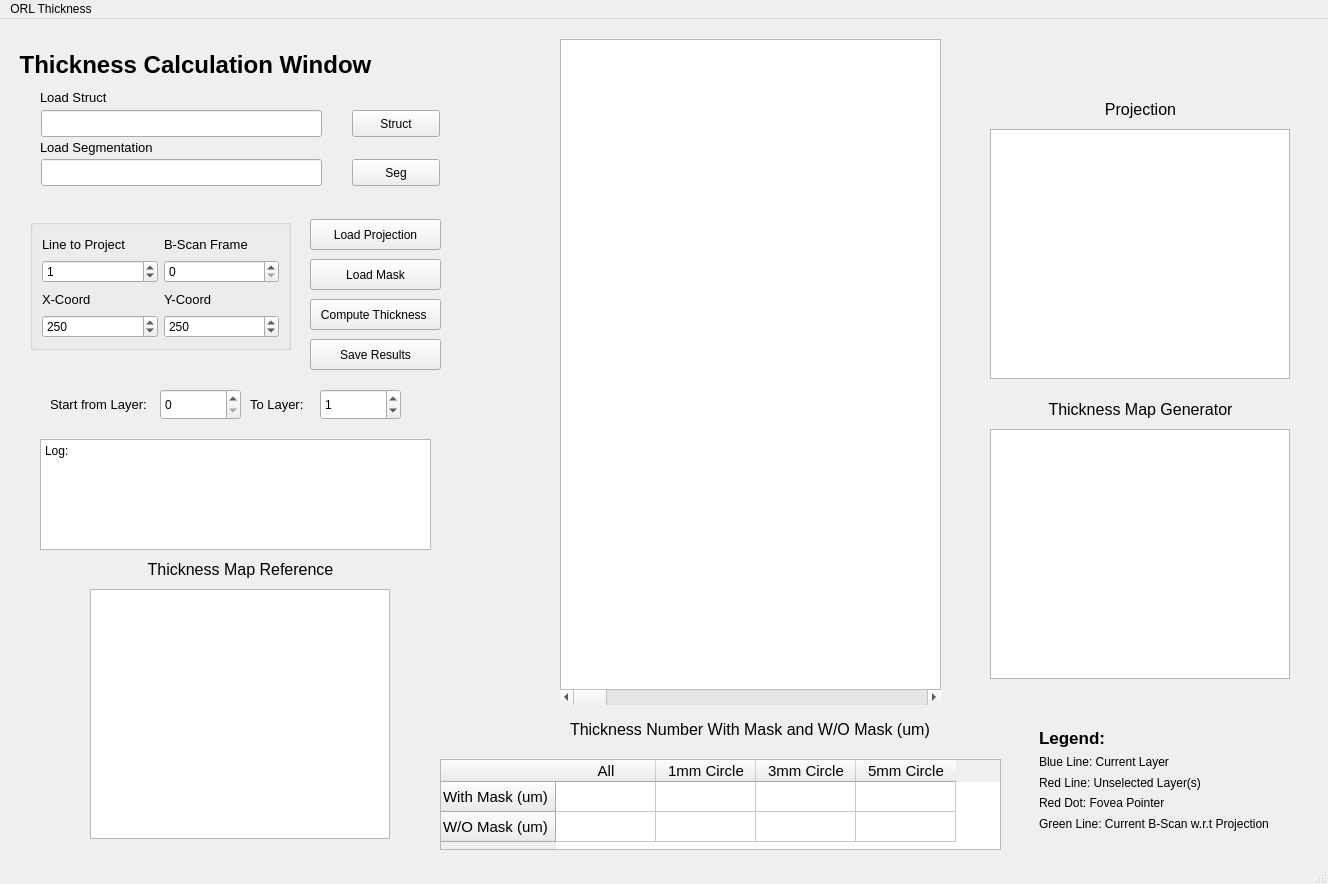
<?xml version="1.0" encoding="UTF-8"?>
<ui version="4.0">
 <class>MainWindow</class>
 <widget class="QMainWindow" name="MainWindow">
  <property name="geometry">
   <rect>
    <x>0</x>
    <y>0</y>
    <width>1328</width>
    <height>884</height>
   </rect>
  </property>
  <property name="windowTitle">
   <string>MainWindow</string>
  </property>
  <widget class="QWidget" name="centralwidget">
   <widget class="QGraphicsView" name="graphicsView_Bscan">
    <property name="geometry">
     <rect>
      <x>560</x>
      <y>20</y>
      <width>381</width>
      <height>651</height>
     </rect>
    </property>
   </widget>
   <widget class="QScrollBar" name="horizontalScrollBar">
    <property name="geometry">
     <rect>
      <x>560</x>
      <y>670</y>
      <width>381</width>
      <height>16</height>
     </rect>
    </property>
    <property name="orientation">
     <enum>Qt::Horizontal</enum>
    </property>
   </widget>
   <widget class="QGraphicsView" name="graphicsView_thicknessmap_wo_mask">
    <property name="geometry">
     <rect>
      <x>90</x>
      <y>570</y>
      <width>300</width>
      <height>250</height>
     </rect>
    </property>
   </widget>
   <widget class="QLabel" name="label">
    <property name="geometry">
     <rect>
      <x>90</x>
      <y>540</y>
      <width>301</width>
      <height>20</height>
     </rect>
    </property>
    <property name="font">
     <font>
      <pointsize>12</pointsize>
     </font>
    </property>
    <property name="text">
     <string>Thickness Map Reference</string>
    </property>
    <property name="alignment">
     <set>Qt::AlignCenter</set>
    </property>
   </widget>
   <widget class="QPushButton" name="pushButton_load_cdmask">
    <property name="geometry">
     <rect>
      <x>310</x>
      <y>240</y>
      <width>131</width>
      <height>31</height>
     </rect>
    </property>
    <property name="text">
     <string>Load Mask</string>
    </property>
   </widget>
   <widget class="QPlainTextEdit" name="plainTextEdit">
    <property name="geometry">
     <rect>
      <x>40</x>
      <y>420</y>
      <width>391</width>
      <height>111</height>
     </rect>
    </property>
    <property name="plainText">
     <string>Log:
</string>
    </property>
   </widget>
   <widget class="QLabel" name="label_2">
    <property name="geometry">
     <rect>
      <x>990</x>
      <y>380</y>
      <width>301</width>
      <height>20</height>
     </rect>
    </property>
    <property name="font">
     <font>
      <pointsize>12</pointsize>
     </font>
    </property>
    <property name="text">
     <string>Thickness Map Generator</string>
    </property>
    <property name="alignment">
     <set>Qt::AlignCenter</set>
    </property>
   </widget>
   <widget class="QGraphicsView" name="graphicsView_thicknessmap_w_mask">
    <property name="geometry">
     <rect>
      <x>990</x>
      <y>410</y>
      <width>300</width>
      <height>250</height>
     </rect>
    </property>
   </widget>
   <widget class="QPushButton" name="pushButton_Compute_and_Display">
    <property name="geometry">
     <rect>
      <x>310</x>
      <y>280</y>
      <width>131</width>
      <height>31</height>
     </rect>
    </property>
    <property name="text">
     <string>Compute Thickness </string>
    </property>
   </widget>
   <widget class="QPushButton" name="pushButton_save_csv">
    <property name="geometry">
     <rect>
      <x>310</x>
      <y>320</y>
      <width>131</width>
      <height>31</height>
     </rect>
    </property>
    <property name="text">
     <string>Save Results</string>
    </property>
   </widget>
   <widget class="QLabel" name="label_3">
    <property name="geometry">
     <rect>
      <x>570</x>
      <y>700</y>
      <width>371</width>
      <height>20</height>
     </rect>
    </property>
    <property name="font">
     <font>
      <pointsize>12</pointsize>
     </font>
    </property>
    <property name="text">
     <string>Thickness Number With Mask and W/O Mask (um)</string>
    </property>
    <property name="alignment">
     <set>Qt::AlignLeading|Qt::AlignLeft|Qt::AlignVCenter</set>
    </property>
   </widget>
   <widget class="QTableWidget" name="tableWidget_ORLThicknessNumber">
    <property name="geometry">
     <rect>
      <x>440</x>
      <y>740</y>
      <width>561</width>
      <height>91</height>
     </rect>
    </property>
    <property name="font">
     <font>
      <pointsize>11</pointsize>
     </font>
    </property>
    <property name="frameShadow">
     <enum>QFrame::Sunken</enum>
    </property>
    <property name="lineWidth">
     <number>2</number>
    </property>
    <row>
     <property name="text">
      <string>With Mask (um)</string>
     </property>
    </row>
    <row>
     <property name="text">
      <string>W/O Mask (um)</string>
     </property>
    </row>
    <column>
     <property name="text">
      <string>All</string>
     </property>
    </column>
    <column>
     <property name="text">
      <string>1mm Circle</string>
     </property>
    </column>
    <column>
     <property name="text">
      <string>3mm Circle</string>
     </property>
    </column>
    <column>
     <property name="text">
      <string>5mm Circle</string>
     </property>
    </column>
    <item row="0" column="0">
     <property name="text">
      <string/>
     </property>
     <property name="textAlignment">
      <set>AlignCenter</set>
     </property>
    </item>
    <item row="0" column="3">
     <property name="text">
      <string/>
     </property>
     <property name="font">
      <font>
       <family>MS Shell Dlg 2</family>
       <pointsize>8</pointsize>
      </font>
     </property>
     <property name="background">
      <brush brushstyle="NoBrush">
       <color alpha="255">
        <red>0</red>
        <green>0</green>
        <blue>0</blue>
       </color>
      </brush>
     </property>
     <property name="foreground">
      <brush brushstyle="NoBrush">
       <color alpha="255">
        <red>0</red>
        <green>0</green>
        <blue>0</blue>
       </color>
      </brush>
     </property>
    </item>
   </widget>
   <widget class="QLabel" name="label_4">
    <property name="geometry">
     <rect>
      <x>990</x>
      <y>80</y>
      <width>301</width>
      <height>20</height>
     </rect>
    </property>
    <property name="font">
     <font>
      <pointsize>12</pointsize>
     </font>
    </property>
    <property name="text">
     <string>Projection</string>
    </property>
    <property name="alignment">
     <set>Qt::AlignCenter</set>
    </property>
   </widget>
   <widget class="QGraphicsView" name="graphicsView_ORLProj">
    <property name="geometry">
     <rect>
      <x>990</x>
      <y>110</y>
      <width>300</width>
      <height>250</height>
     </rect>
    </property>
   </widget>
   <widget class="QPushButton" name="pushButton_load_ORLproj">
    <property name="geometry">
     <rect>
      <x>310</x>
      <y>200</y>
      <width>131</width>
      <height>31</height>
     </rect>
    </property>
    <property name="text">
     <string>Load Projection</string>
    </property>
   </widget>
   <widget class="QLabel" name="label_9">
    <property name="geometry">
     <rect>
      <x>0</x>
      <y>10</y>
      <width>391</width>
      <height>71</height>
     </rect>
    </property>
    <property name="font">
     <font>
      <family>Leelawadee UI</family>
      <pointsize>18</pointsize>
      <weight>75</weight>
      <bold>true</bold>
     </font>
    </property>
    <property name="text">
     <string>Thickness Calculation Window</string>
    </property>
    <property name="alignment">
     <set>Qt::AlignCenter</set>
    </property>
   </widget>
   <widget class="QSpinBox" name="spinBox_StartLayer">
    <property name="geometry">
     <rect>
      <x>160</x>
      <y>370</y>
      <width>81</width>
      <height>31</height>
     </rect>
    </property>
    <property name="value">
     <number>0</number>
    </property>
   </widget>
   <widget class="QSpinBox" name="spinBox_EndLayer">
    <property name="geometry">
     <rect>
      <x>320</x>
      <y>370</y>
      <width>81</width>
      <height>31</height>
     </rect>
    </property>
    <property name="value">
     <number>1</number>
    </property>
   </widget>
   <widget class="QLabel" name="label_10">
    <property name="geometry">
     <rect>
      <x>50</x>
      <y>370</y>
      <width>111</width>
      <height>31</height>
     </rect>
    </property>
    <property name="font">
     <font>
      <pointsize>10</pointsize>
     </font>
    </property>
    <property name="text">
     <string>Start from Layer:</string>
    </property>
   </widget>
   <widget class="QLabel" name="label_11">
    <property name="geometry">
     <rect>
      <x>250</x>
      <y>370</y>
      <width>61</width>
      <height>31</height>
     </rect>
    </property>
    <property name="font">
     <font>
      <pointsize>10</pointsize>
     </font>
    </property>
    <property name="text">
     <string>To Layer:</string>
    </property>
   </widget>
   <widget class="QGroupBox" name="groupBox">
    <property name="geometry">
     <rect>
      <x>30</x>
      <y>200</y>
      <width>261</width>
      <height>131</height>
     </rect>
    </property>
    <layout class="QGridLayout" name="gridLayout">
     <item row="1" column="0">
      <widget class="QSpinBox" name="spinBox_CurrentLayer">
       <property name="value">
        <number>1</number>
       </property>
      </widget>
     </item>
     <item row="1" column="1">
      <widget class="QSpinBox" name="spinBox"/>
     </item>
     <item row="2" column="0">
      <widget class="QLabel" name="label_7">
       <property name="font">
        <font>
         <pointsize>10</pointsize>
        </font>
       </property>
       <property name="text">
        <string>X-Coord</string>
       </property>
      </widget>
     </item>
     <item row="0" column="0">
      <widget class="QLabel" name="label_5">
       <property name="font">
        <font>
         <pointsize>10</pointsize>
         <weight>50</weight>
         <bold>false</bold>
        </font>
       </property>
       <property name="text">
        <string>Line to Project</string>
       </property>
      </widget>
     </item>
     <item row="0" column="1">
      <widget class="QLabel" name="label_6">
       <property name="font">
        <font>
         <pointsize>10</pointsize>
        </font>
       </property>
       <property name="text">
        <string>B-Scan Frame</string>
       </property>
      </widget>
     </item>
     <item row="2" column="1">
      <widget class="QLabel" name="label_8">
       <property name="font">
        <font>
         <pointsize>10</pointsize>
        </font>
       </property>
       <property name="text">
        <string>Y-Coord</string>
       </property>
      </widget>
     </item>
     <item row="3" column="0">
      <widget class="QSpinBox" name="spinBox_2">
       <property name="minimum">
        <number>-10000</number>
       </property>
       <property name="maximum">
        <number>10000</number>
       </property>
       <property name="value">
        <number>250</number>
       </property>
      </widget>
     </item>
     <item row="3" column="1">
      <widget class="QSpinBox" name="spinBox_3">
       <property name="minimum">
        <number>-10000</number>
       </property>
       <property name="maximum">
        <number>10000</number>
       </property>
       <property name="value">
        <number>250</number>
       </property>
      </widget>
     </item>
    </layout>
   </widget>
   <widget class="QFrame" name="frame">
    <property name="geometry">
     <rect>
      <x>1030</x>
      <y>700</y>
      <width>271</width>
      <height>121</height>
     </rect>
    </property>
    <layout class="QVBoxLayout" name="verticalLayout">
     <item>
      <widget class="QLabel" name="label_12">
       <property name="font">
        <font>
         <pointsize>13</pointsize>
         <weight>75</weight>
         <bold>true</bold>
        </font>
       </property>
       <property name="text">
        <string>Legend:</string>
       </property>
      </widget>
     </item>
     <item>
      <widget class="QLabel" name="label_13">
       <property name="font">
        <font>
         <pointsize>9</pointsize>
        </font>
       </property>
       <property name="text">
        <string>Blue Line: Current Layer</string>
       </property>
      </widget>
     </item>
     <item>
      <widget class="QLabel" name="label_14">
       <property name="font">
        <font>
         <pointsize>9</pointsize>
        </font>
       </property>
       <property name="text">
        <string>Red Line: Unselected Layer(s)</string>
       </property>
      </widget>
     </item>
     <item>
      <widget class="QLabel" name="label_15">
       <property name="font">
        <font>
         <pointsize>9</pointsize>
        </font>
       </property>
       <property name="text">
        <string>Red Dot: Fovea Pointer</string>
       </property>
      </widget>
     </item>
     <item>
      <widget class="QLabel" name="label_16">
       <property name="font">
        <font>
         <pointsize>9</pointsize>
        </font>
       </property>
       <property name="text">
        <string>Green Line: Current B-Scan w.r.t Projection</string>
       </property>
      </widget>
     </item>
    </layout>
   </widget>
   <widget class="QLineEdit" name="lineEdit_loadstruct">
    <property name="geometry">
     <rect>
      <x>41</x>
      <y>91</y>
      <width>281</width>
      <height>27</height>
     </rect>
    </property>
   </widget>
   <widget class="QPushButton" name="pushButton_loadstruct">
    <property name="geometry">
     <rect>
      <x>352</x>
      <y>91</y>
      <width>88</width>
      <height>27</height>
     </rect>
    </property>
    <property name="text">
     <string>Struct</string>
    </property>
   </widget>
   <widget class="QLineEdit" name="lineEdit_loadseg">
    <property name="geometry">
     <rect>
      <x>41</x>
      <y>140</y>
      <width>281</width>
      <height>27</height>
     </rect>
    </property>
   </widget>
   <widget class="QPushButton" name="pushButton_loadseg">
    <property name="geometry">
     <rect>
      <x>352</x>
      <y>140</y>
      <width>88</width>
      <height>27</height>
     </rect>
    </property>
    <property name="text">
     <string>Seg</string>
    </property>
   </widget>
   <widget class="QLabel" name="label_17">
    <property name="geometry">
     <rect>
      <x>40</x>
      <y>120</y>
      <width>131</width>
      <height>17</height>
     </rect>
    </property>
    <property name="font">
     <font>
      <pointsize>10</pointsize>
      <weight>50</weight>
      <bold>false</bold>
     </font>
    </property>
    <property name="text">
     <string>Load Segmentation</string>
    </property>
   </widget>
   <widget class="QLabel" name="label_18">
    <property name="geometry">
     <rect>
      <x>40</x>
      <y>70</y>
      <width>116</width>
      <height>17</height>
     </rect>
    </property>
    <property name="font">
     <font>
      <pointsize>10</pointsize>
      <weight>50</weight>
      <bold>false</bold>
     </font>
    </property>
    <property name="text">
     <string>Load Struct</string>
    </property>
   </widget>
  </widget>
  <widget class="QMenuBar" name="menubar">
   <property name="geometry">
    <rect>
     <x>0</x>
     <y>0</y>
     <width>1328</width>
     <height>24</height>
    </rect>
   </property>
   <widget class="QMenu" name="menuORL_Thickness">
    <property name="title">
     <string>ORL Thickness</string>
    </property>
   </widget>
   <addaction name="menuORL_Thickness"/>
  </widget>
  <widget class="QStatusBar" name="statusbar"/>
 </widget>
 <resources>
  <include location="keyboard.qrc"/>
 </resources>
 <connections/>
</ui>
